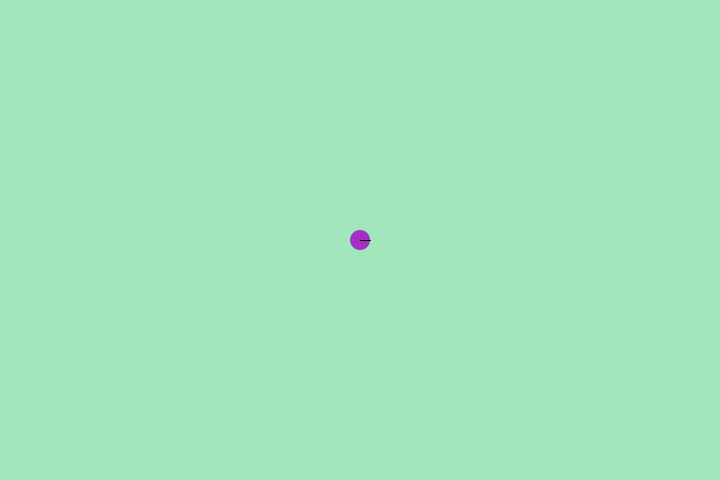
Frame 1 (no input)
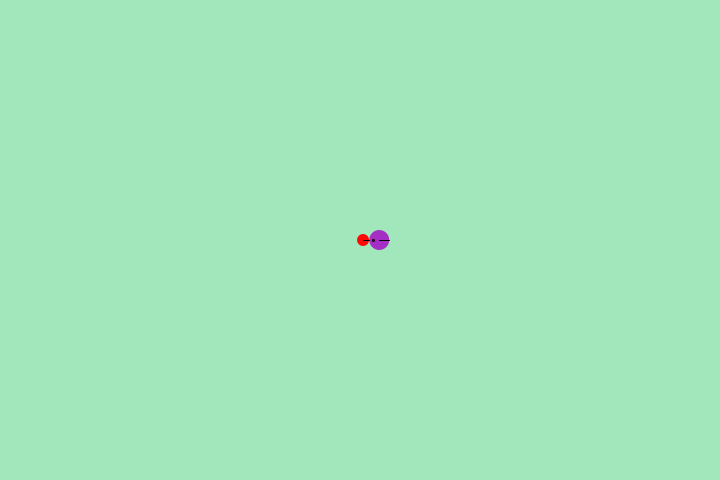
Frame 60 (the mouse pressed at the canvas centre just before this capture)
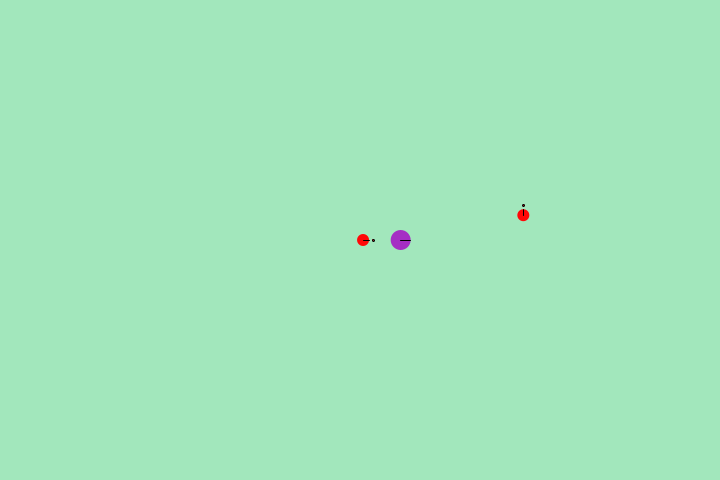
Frame 120 (the mouse held since frame 60 and released just before this capture)

The Processing sketch that drew these frames (run headless with seeded random() and noise(); from frame 60 on, the mouse is pressed at the canvas centre):

// Processing sketch: Avion
// ── Avion.pde
ArrayList<Bullet> bullets;
ArrayList<Entity> entities;

float gravity = 0.9;

Camera camera;
Input input;
Player player;

void setup() {
	size(720, 480);

	camera = new Camera();
	input = new Input();
	player = new Player();

	bullets = new ArrayList<Bullet>();
	entities = new ArrayList<Entity>();
	entities.add(player);
}

void draw() {
	if(frameCount%60 == 0){
		entities.add(new SimpleEnemy());
	}
	camera.update(player.position);
	background(#A2E7BC);
	for(int i = 0; i < entities.size(); i++){
		Entity e = entities.get(i);
		e.update();
		if(e.remove) entities.remove(i--);
	}

	for(int i = 0; i < bullets.size(); i++){
		Bullet b = bullets.get(i);
		b.update();
		if(b.remove) bullets.remove(i--);
	}
}

class Bullet{
	boolean remove;
	Entity entity;
	float velocity, direction, timeLife;
	PVector position;	
	void update(){

	}
	void draw(){
	}
};

//15 4385069



class SimpleBullet extends Bullet{
	SimpleBullet(Entity e){
		entity = e;
		direction = e.direction;
		velocity = 10;
		timeLife = 5;
		position = new PVector(e.position.x, e.position.y);
	}
	void update(){
		timeLife -= 1./60;
		if(timeLife < 0) remove = true;
		position.x += cos(direction)*velocity;
		position.y += sin(direction)*velocity;
		draw();
	}
	void draw(){
		fill(#C11010);
		ellipse(position.x, position.y, 2, 2);
	}
};


class Entity{
	boolean remove;
	
	float velocity;
	float aceleracion;
	float desaceleracion;
	float velocityMaxima;

	float direction;
	float velocityRotacion;
	float aceleracionRotacion;
	float desaceleracionRotacion;
	float velocityRotacionMaxima;
	
	PVector position;
	void update(){
	}
	void draw(){
	}
};

class Player extends Entity{

	Player(){		
		velocity = 0;
		aceleracion = 0.05;
		desaceleracion = 0.86;
		velocityMaxima = 4;

		direction = 0;
		velocityRotacion = 0;
		aceleracionRotacion = 0.005;
		desaceleracionRotacion = 0.9;
		velocityRotacionMaxima = 0.16;
		position = new PVector(0, 0);
	}
	void update(){
		if(input.ARRIBA.press) velocity += aceleracion;
		else velocity *= desaceleracion;
		velocity = constrain(velocity, 0, velocityMaxima);
		if(input.IZQUIERDA.press) velocityRotacion -= aceleracionRotacion;
		else if(input.DERECHA.press) velocityRotacion += aceleracionRotacion;
		else velocityRotacion *= desaceleracionRotacion;
		velocityRotacion = constrain(velocityRotacion, -velocityRotacionMaxima, velocityRotacionMaxima);
		direction += velocityRotacion;
		velocity += aceleracion;
		position.x += cos(direction)*velocity;
		position.y += sin(direction)*velocity;
		if(input.ATACAR.press){
			bullets.add(new SimpleBullet(this));
		}
		draw();
	}
	void draw(){
		noStroke();
		fill(#A52EC4);
		ellipse(position.x, position.y, 20, 20);
		stroke(0);
		line(position.x, position.y, position.x+cos(direction)*10, position.y+sin(direction)*10);
	}
}

class SimpleEnemy extends Entity{

	SimpleEnemy(){		
		velocity = 0;
		aceleracion = 0.05;
		desaceleracion = 0.86;
		velocityMaxima = 3;

		direction = 0;
		velocityRotacion = 0;
		aceleracionRotacion = 0.005;
		desaceleracionRotacion = 0.9;
		velocityRotacionMaxima = 0.16;
		position = new PVector(0, 0);
	}
	void update(){
		/*
		if(input.ARRIBA.press) velocity += aceleracion;
		else velocity *= desaceleracion;
		velocity = constrain(velocity, 0, velocityMaxima);
		if(input.IZQUIERDA.press) velocityRotacion -= aceleracionRotacion;
		else if(input.DERECHA.press) velocityRotacion += aceleracionRotacion;
		else velocityRotacion *= desaceleracionRotacion;
		*/
		velocity = velocityMaxima;
		
		float angleObjective = atan2(player.position.y-position.y, player.position.x-position.x);
		float diffAngle = direction-angleObjective;

		if(diffAngle > 0) velocityRotacion -= aceleracionRotacion;
		if(diffAngle < 0) velocityRotacion += aceleracionRotacion;
		//if(diffAngle < velocityRotacionMaxima) velocityRotacion *= desaceleracionRotacion;
		
		//direction = angleObjective;

		velocityRotacion = constrain(velocityRotacion, -velocityRotacionMaxima, velocityRotacionMaxima);
		direction += velocityRotacion;
		velocity += aceleracion;
		position.x += cos(direction)*velocity;
		position.y += sin(direction)*velocity;
		if(frameCount%30 == 0){
			bullets.add(new SimpleBullet(this));
		}
		draw();
	}
	void draw(){
		noStroke();
		fill(#FF0808);
		ellipse(position.x, position.y, 12, 12);
		stroke(0);
		line(position.x, position.y, position.x+cos(direction)*6, position.y+sin(direction)*6);
	}	
}
// ── Camera.pde
class Camera {
    float x, y, dx, dy;
    Camera() {
        x = 0; 
        y = 0;
    }
    void update() {
        //x += (dx-x)*0.9;
        //y += (dy-y)*0.9;
        translate(width/2, height/2);
        translate(x, y);
    }
    void update(PVector dp){
        dx = dp.x;
        dy = dp.y;
        update();
    }
}
// ── Input.pde
void keyPressed() {
  input.event(true);
  //if (key == ESC) key=0;
}
void keyReleased() {
  input.event(false);
}

void mousePressed() {
  input.mpress();
}
void mouseReleased() {
  input.mreleased();
}

class Key { 
  boolean press, click, release;
  int clickCount;
  void act() {
    if (!focused) release();
    click = release = false;
    if (press) clickCount++;
  }
  void press() {
    if (!press) {
      click = true; 
      press = true;
      clickCount = 0;
    }
  }
  void release() {
    release = true;
    press = false;
  }
  void event(boolean estado) {
    if (estado) press();
    else release();
  }
};

class Input {
  boolean click, dclick, press, released, kclick, kpress, kreleased;
  int amouseX, amouseY;
  int pressCount, mouseWheel, timepress;
  Key ARRIBA, IZQUIERDA, DERECHA, ABAJO, ATACAR;
  Key CONTROL, ENTER, BACKSPACE; 
  Input() {
    click = dclick = released = press = false;
    kclick = kreleased = kpress = false;
    pressCount = 0;

    ARRIBA = new Key();
    IZQUIERDA = new Key();
    ABAJO = new Key();
    DERECHA = new Key();
    ATACAR = new Key();
    CONTROL = new Key();
    ENTER = new Key();
    BACKSPACE = new Key();
  }
  void act() {
    mouseWheel = 0;
    if (press) {
      pressCount++;
    }
    click = dclick = released = false;
    kclick = kreleased = false;

    ARRIBA.act();
    IZQUIERDA.act();
    ABAJO.act();
    DERECHA.act();
    ATACAR.act();
    CONTROL.act();
    ENTER.act();
    BACKSPACE.act();
  }
  void mpress() {
    amouseX = mouseX;
    amouseY = mouseY;
    click = true;
    press = true;
  }
  void mreleased() {
    released= true;
    press = false;
    if (millis() - timepress < 400) dclick = true;
    timepress = millis();
  }

  void event(boolean estado) {
    if (estado) {
      kclick = true;
      kpress= true;
    }
    else {
      kreleased = true;
      kpress = false;
    }
    if (key == 'w' || key == 'W' || keyCode == UP) ARRIBA.event(estado);
    if (key == 'a' || key == 'A' || keyCode == LEFT) IZQUIERDA.event(estado);
    if (key == 's' || key == 'S' || keyCode == DOWN) ABAJO.event(estado);
    if (key == 'd' || key == 'D' || keyCode == RIGHT) DERECHA.event(estado);
    if (key == 'x' || key == 'X' || keyCode == 10) ATACAR.event(estado);
    if (keyCode == 17) CONTROL.event(estado);
    if (keyCode == 10) ENTER.event(estado);
    if (keyCode == 8) BACKSPACE.event(estado);
  }
};
